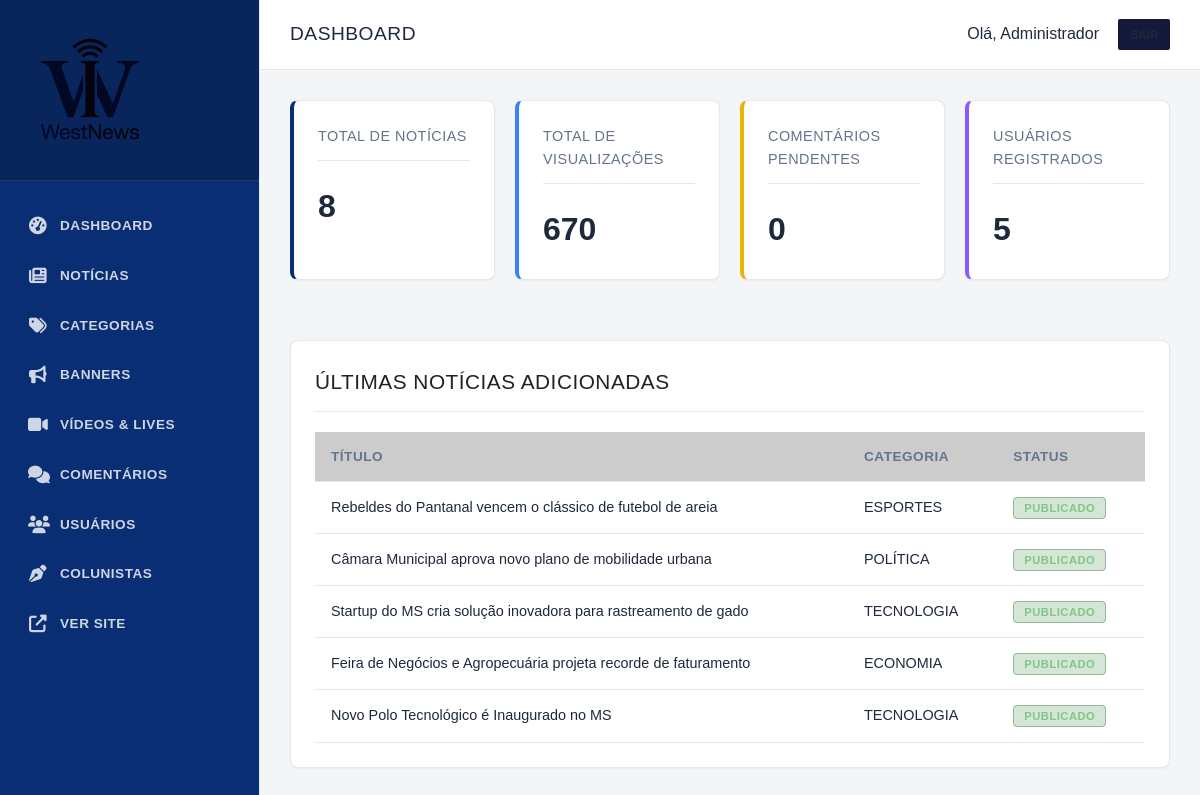
The page /admin/index.php (signed in) on the database as committed earlier.
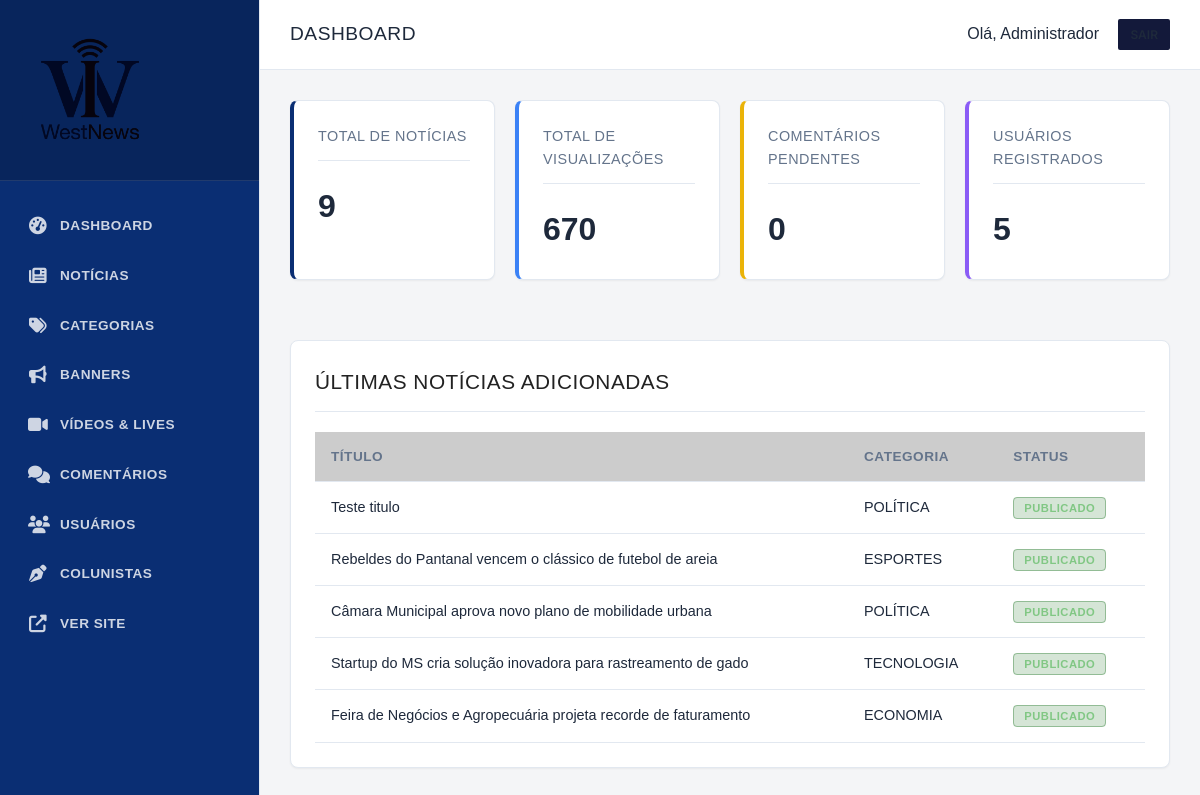
The same page on the database as committed later.
### tables this page shows
CREATE TABLE `noticias` (
  `id` INTEGER PRIMARY KEY AUTOINCREMENT,
  `titulo` TEXT NOT NULL,
  `subtitulo` TEXT DEFAULT NULL,
  `slug` TEXT NOT NULL UNIQUE,
  `conteudo` TEXT NOT NULL,
  `imagem_destacada` TEXT DEFAULT NULL,
  `legenda_imagem` TEXT DEFAULT NULL,
  `autor_id` INTEGER NOT NULL,
  `categoria_id` INTEGER NOT NULL,
  `visualizacoes` INTEGER DEFAULT 0,
  `status` TEXT DEFAULT 'rascunho',
  `destaque` INTEGER DEFAULT 0,
  `urgente` INTEGER DEFAULT 0,
  `criado_em` TIMESTAMP DEFAULT CURRENT_TIMESTAMP,
  `atualizado_em` TIMESTAMP DEFAULT CURRENT_TIMESTAMP, data_agendamento DATETIME DEFAULT NULL, views INTEGER DEFAULT 0,
  FOREIGN KEY (`autor_id`) REFERENCES `usuarios` (`id`) ON DELETE CASCADE,
  FOREIGN KEY (`categoria_id`) REFERENCES `categorias` (`id`) ON DELETE CASCADE
);

CREATE TABLE `categorias` (
  `id` INTEGER PRIMARY KEY AUTOINCREMENT,
  `nome` TEXT NOT NULL,
  `slug` TEXT NOT NULL UNIQUE,
  `cor` TEXT DEFAULT '#1b5e20',
  `criado_em` TIMESTAMP DEFAULT CURRENT_TIMESTAMP
);

### includes/functions.php (called while the page is built, shortened)
<?php
function escape($string) {
    return htmlspecialchars($string, ENT_QUOTES, 'UTF-8');
}

### admin/index.php (the view, shortened to what this page needs)
<?php
require_once __DIR__ . '/includes/header.php';
$pdo = Database::getInstance();
$total_noticias = $pdo->query("SELECT COUNT(*) FROM noticias")->fetchColumn();
$total_usuarios = $pdo->query("SELECT COUNT(*) FROM usuarios")->fetchColumn();
$total_comentarios = $pdo->query("SELECT COUNT(*) FROM comentarios WHERE status = 'pendente'")->fetchColumn();
$total_views = $pdo->query("SELECT SUM(visualizacoes) FROM noticias")->fetchColumn();
$ultimas = $pdo->query("SELECT n.titulo, n.status, c.nome as categoria
                        FROM noticias n
                        JOIN categorias c ON n.categoria_id = c.id
                        ORDER BY n.criado_em DESC LIMIT 5")->fetchAll();
?>
<div style="display: grid; grid-template-columns: repeat(auto-fit, minmax(200px, 1fr)); gap: 20px; margin-bottom: 30px;">
    <div class="card" style="border-left: 4px solid var(--admin-primary);">
        <h3 style="color: var(--admin-text-light); font-size: 0.9rem; text-transform: uppercase;">Total de Notícias</h3>
        <p style="font-size: 2rem; font-weight: bold; margin-top: 10px;"><?= $total_noticias ?></p>
    </div>
    <div class="card" style="border-left: 4px solid #3b82f6;">
        <h3 style="color: var(--admin-text-light); font-size: 0.9rem; text-transform: uppercase;">Total de Visualizações</h3>
        <p style="font-size: 2rem; font-weight: bold; margin-top: 10px;"><?= $total_views ?? 0 ?></p>
    </div>
    <div class="card" style="border-left: 4px solid #eab308;">
        <h3 style="color: var(--admin-text-light); font-size: 0.9rem; text-transform: uppercase;">Comentários Pendentes</h3>
        <p style="font-size: 2rem; font-weight: bold; margin-top: 10px;"><?= $total_comentarios ?></p>
    </div>
    <div class="card" style="border-left: 4px solid #8b5cf6;">
        <h3 style="color: var(--admin-text-light); font-size: 0.9rem; text-transform: uppercase;">Usuários Registrados</h3>
        <p style="font-size: 2rem; font-weight: bold; margin-top: 10px;"><?= $total_usuarios ?></p>
    </div>
</div>
<div class="card">
    <h3 style="margin-bottom: 20px;">Últimas Notícias Adicionadas</h3>
    <div class="table-responsive">
        <table>
            <thead>
                <tr>
                    <th>Título</th>
                    <th>Categoria</th>
                    <th>Status</th>
                </tr>
            </thead>
            <tbody>
                <?php foreach ($ultimas as $item): ?>
                <tr>
                    <td><?= escape($item['titulo']) ?></td>
                    <td><?= escape($item['categoria']) ?></td>
                    <td>
                        <?php if ($item['status'] === 'publicado'): ?>
                            <span class="badge badge-success">Publicado</span>
                        <?php else: ?>
                            <span class="badge badge-warning">Rascunho</span>
                        <?php endif; ?>
                    </td>
                </tr>
                <?php endforeach; ?>
            </tbody>
        </table>
    </div>
</div>
<?php require_once __DIR__ . '/includes/footer.php'; ?>

Rows that differ between the two databases and show on the page:
no longer on this page (row edited): noticias: titulo "Novo Polo Tecnológico é Inaugurado no MS", categoria.nome "TECNOLOGIA", status "PUBLICADO"
added noticias: titulo "Teste titulo", categoria.nome "POLÍTICA", status "PUBLICADO"
Other text that changed with them:
$total_noticias: "8" → "9"
